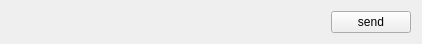
<?xml version="1.0" encoding="UTF-8"?>
<ui version="4.0">
 <class>MainBox</class>
 <widget class="QWidget" name="MainBox">
  <property name="geometry">
   <rect>
    <x>0</x>
    <y>0</y>
    <width>422</width>
    <height>44</height>
   </rect>
  </property>
  <property name="sizePolicy">
   <sizepolicy hsizetype="Preferred" vsizetype="Fixed">
    <horstretch>0</horstretch>
    <verstretch>0</verstretch>
   </sizepolicy>
  </property>
  <property name="windowTitle">
   <string>Dialog</string>
  </property>
  <layout class="QHBoxLayout" name="horizontalLayout_2">
   <item>
    <spacer name="horizontalSpacer">
     <property name="orientation">
      <enum>Qt::Horizontal</enum>
     </property>
     <property name="sizeHint" stdset="0">
      <size>
       <width>149</width>
       <height>20</height>
      </size>
     </property>
    </spacer>
   </item>
   <item>
    <widget class="QPushButton" name="btn_Send">
     <property name="text">
      <string>send</string>
     </property>
    </widget>
   </item>
  </layout>
 </widget>
 <resources/>
 <connections/>
</ui>
